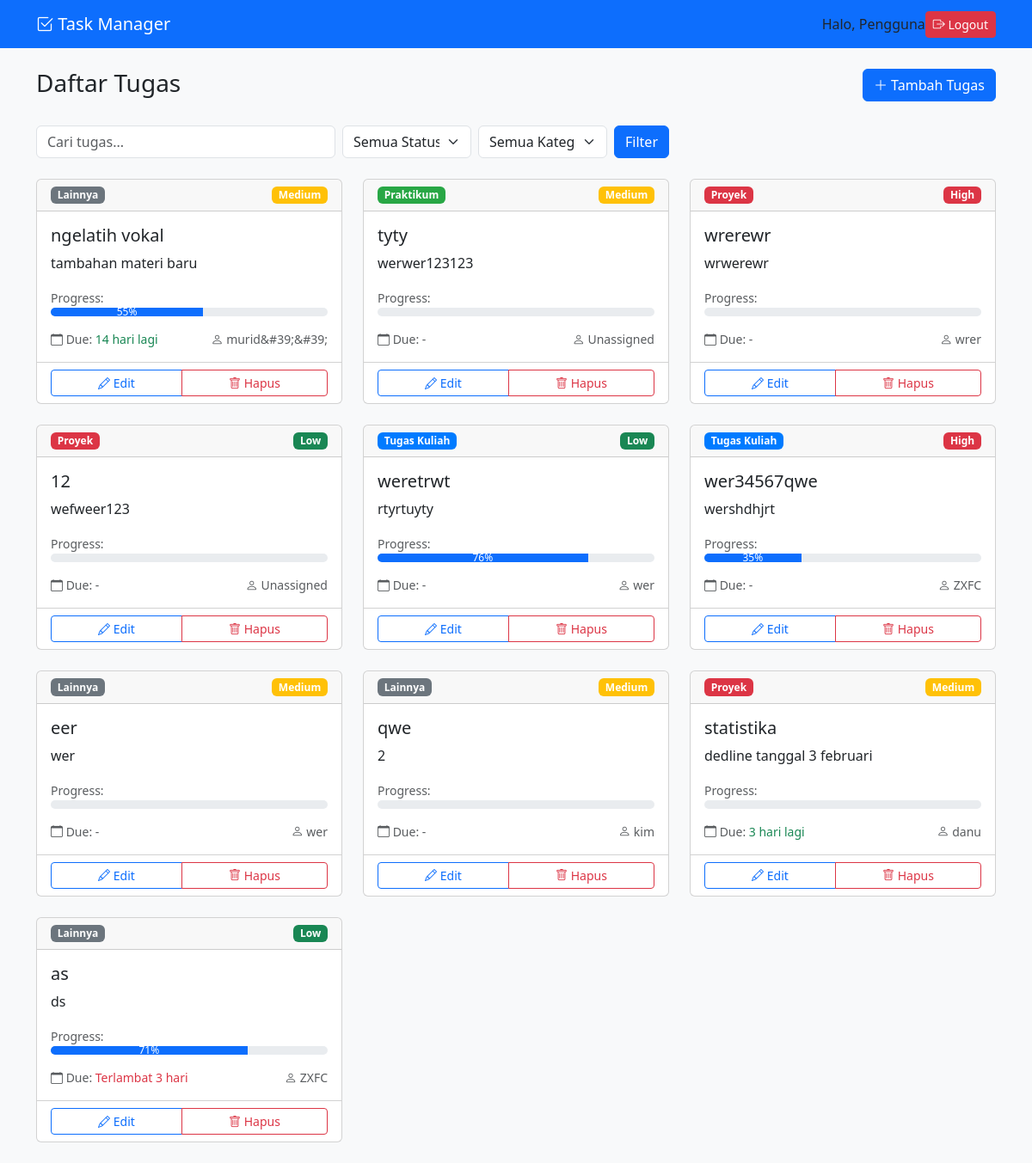
Page /dashboard.php on the committed database.
### tables this page shows
CREATE TABLE `tasks` (
  `id` int(11) NOT NULL,
  `title` varchar(255) NOT NULL,
  `description` text DEFAULT NULL,
  `status` enum('pending','in_progress','completed') DEFAULT 'pending',
  `created_at` timestamp NOT NULL DEFAULT current_timestamp(),
  `updated_at` timestamp NOT NULL DEFAULT current_timestamp() ON UPDATE current_timestamp(),
  `priority` enum('low','medium','high') DEFAULT 'medium',
  `due_date` date DEFAULT NULL,
  `category` varchar(50) DEFAULT NULL,
  `assigned_to` varchar(100) DEFAULT NULL,
  `completion_percentage` int(11) DEFAULT 0
);

CREATE TABLE `categories` (
  `id` int(11) NOT NULL,
  `name` varchar(50) NOT NULL,
  `color` varchar(7) DEFAULT '#6c757d',
  `created_at` timestamp NOT NULL DEFAULT current_timestamp()
);

### dashboard.php (the view, shortened to what this page needs)
<?php
require_once 'function.php';
$search = $_GET['search'] ?? '';
$status = $_GET['status'] ?? '';
$category = $_GET['category'] ?? '';
$sort = $_GET['sort'] ?? 'created_at';
$order = $_GET['order'] ?? 'DESC';
$tasks = getAllTasks($search, $status, $category, $sort, $order);
?>
<!DOCTYPE html>
<html lang="id">
<head>
    <link href="https://cdn.jsdelivr.net/npm/bootstrap@5.3.0/dist/css/bootstrap.min.css" rel="stylesheet">
    <link href="https://cdn.jsdelivr.net/npm/bootstrap-icons@1.7.2/font/bootstrap-icons.css" rel="stylesheet">
</head>
<body class="bg-light">
    <nav class="navbar navbar-expand-lg navbar-dark bg-primary">
        <div class="container">
            <a class="navbar-brand" href="dashboard.php">
                <i class="bi bi-check2-square"></i> Task Manager
            </a>
            <div class="d-flex align-items-center ms-auto">
                <span class="nav-link">Halo, <?php echo htmlspecialchars($_SESSION['user']['name'] ?? 'Pengguna'); ?></span>
                <a href="logout.php" class="btn btn-danger btn-sm">
                    <i class="bi bi-box-arrow-right"></i> Logout
                </a>
            </div>
        </div>
    </nav>
    <div class="container my-4">
        <div class="row mb-4">
            <div class="col-md-8">
                <h1 class="h3">Daftar Tugas</h1>
            </div>
            <div class="col-md-4 text-end">
                <a href="create.php" class="btn btn-primary">
                    <i class="bi bi-plus-lg"></i> Tambah Tugas
                </a>
            </div>
        </div>
        <div class="row mb-4">
            <div class="col-md-8">
                <form class="d-flex gap-2">
                    <input type="text" name="search" class="form-control" placeholder="Cari tugas..." value="<?= htmlspecialchars($search) ?>">
                    <select name="status" class="form-select" style="width: 150px;">
                        <option value="">Semua Status</option>
                    </select>
                    <select name="category" class="form-select" style="width: 150px;">
                        <option value="">Semua Kategori</option>
                    </select>
                    <button type="submit" class="btn btn-primary">Filter</button>
                </form>
            </div>
        </div>
        <div class="row g-4">
            <?php foreach ($tasks as $task): ?>
                <div class="col-md-6 col-lg-4">
                    <div class="card task-card h-100">
                        <div class="card-header d-flex justify-content-between align-items-center">
                            <span class="badge" style="background-color: <?= $task['category_color'] ?>">
                                <?= htmlspecialchars($task['category_name']) ?>
                            </span>
                            <span class="badge <?= getPriorityBadgeClass($task['priority']) ?>">
                                <?= ucfirst($task['priority']) ?>
                            </span>
                        </div>
                        <div class="card-body">
                            <h5 class="card-title"><?= htmlspecialchars($task['title']) ?></h5>
                            <p class="card-text"><?= nl2br(htmlspecialchars($task['description'])) ?></p>
                            <div class="mb-3">
                                <small class="text-muted">Progress:</small>
                                <div class="progress">
                                    <div class="progress-bar" role="progressbar"
                                         style="width: <?= $task['completion_percentage'] ?>%"
                                         aria-valuenow="<?= $task['completion_percentage'] ?>"
                                         aria-valuemin="0"
                                         aria-valuemax="100">
                                        <?= $task['completion_percentage'] ?>%
                                    </div>
                                </div>
                            </div>
                            <div class="d-flex justify-content-between align-items-center">
                                <small class="text-muted">
                                    <i class="bi bi-calendar"></i>
                                    Due: <?= formatDueDate($task['due_date']) ?>
                                </small>
                                <small class="text-muted">
                                    <i class="bi bi-person"></i>
                                    <?= htmlspecialchars($task['assigned_to'] ?: 'Unassigned') ?>
                                </small>
                            </div>
                        </div>
                        <div class="card-footer bg-transparent">
                            <div class="btn-group w-100">
                                <a href="update.php?id=<?= $task['id'] ?>" class="btn btn-outline-primary btn-sm">
                                    <i class="bi bi-pencil"></i> Edit
                                </a>
                                <a href="delete.php?id=<?= $task['id'] ?>"
                                   class="btn btn-outline-danger btn-sm"
                                   onclick="return confirm('Apakah Anda yakin ingin menghapus tugas ini?')">
                                    <i class="bi bi-trash"></i> Hapus
                                </a>
                            </div>
                        </div>
                    </div>
                </div>
            <?php endforeach; ?>
        </div>
    </div>
</body>
</html>

### function.php (shortened to what this page needs)
<?php
require_once 'config/database.php';
function getAllTasks($search = '', $status = '', $category = '', $sort = 'created_at', $order = 'DESC') {
    global $pdo;
    $query = 'SELECT t.*, c.name as category_name, c.color as category_color
              FROM tasks t
              LEFT JOIN categories c ON t.category = c.id
              WHERE 1=1';
    $params = [];
    $query .= " ORDER BY t.$sort $order";
    $stmt = $pdo->prepare($query);
    $stmt->execute($params);
    return $stmt->fetchAll();
}
function formatDueDate($date) {
    if (!$date) return '-';
    $dueDate = new DateTime($date);
    $now = new DateTime();
    $interval = $now->diff($dueDate);
    if ($dueDate < $now) {
        return '<span class="text-danger">Terlambat ' . $interval->days . ' hari</span>';
    } elseif ($interval->days == 0) {
        return '<span class="text-warning">Hari ini</span>';
    } else {
        return '<span class="text-success">' . $interval->days . ' hari lagi</span>';
    }
}
function getPriorityBadgeClass($priority) {
    $classes = [
        'low' => 'bg-success',
        'medium' => 'bg-warning',
        'high' => 'bg-danger'
    ];
    return $classes[$priority] ?? 'bg-secondary';
}

### dashboard.php (style rules this page uses)
.task-card { transition: transform 0.2s; }
.progress { height: 10px; }

### rows in the picture
tasks: categories.name "Lainnya", priority "Medium", title "ngelatih vokal", description "tambahan materi baru", completion_percentage "55", assigned_to "murid&#39;&#39;"
tasks: categories.name "Praktikum", priority "Medium", title "tyty", description "werwer123123", due_date "-", assigned_to "Unassigned"
tasks: categories.name "Proyek", priority "High", title "wrerewr", description "wrwerewr", due_date "-", assigned_to "wrer"
tasks: categories.name "Proyek", priority "Low", title "12", description "wefweer123", due_date "-", assigned_to "Unassigned"
tasks: categories.name "Tugas Kuliah", priority "Low", title "weretrwt", description "rtyrtuyty", completion_percentage "76", due_date "-", assigned_to "wer"
tasks: categories.name "Tugas Kuliah", priority "High", title "wer34567qwe", description "wershdhjrt", completion_percentage "35", due_date "-", assigned_to "ZXFC"
tasks: categories.name "Lainnya", priority "Medium", title "eer", description "wer", due_date "-", assigned_to "wer"
tasks: categories.name "Lainnya", priority "Medium", title "qwe", description "2", due_date "-", assigned_to "kim"
tasks: categories.name "Proyek", priority "Medium", title "statistika", description "dedline tanggal 3 februari", due_date "3", assigned_to "danu"
tasks: categories.name "Lainnya", priority "Low", title "as", description "ds", completion_percentage "71", due_date "3", assigned_to "ZXFC"

### other values in the picture
$_SESSION['user']['name'] "Pengguna"
